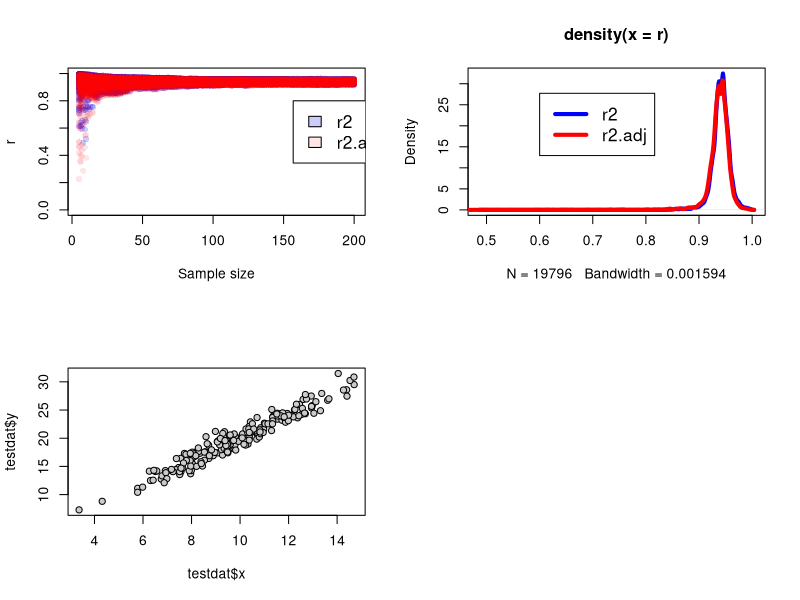
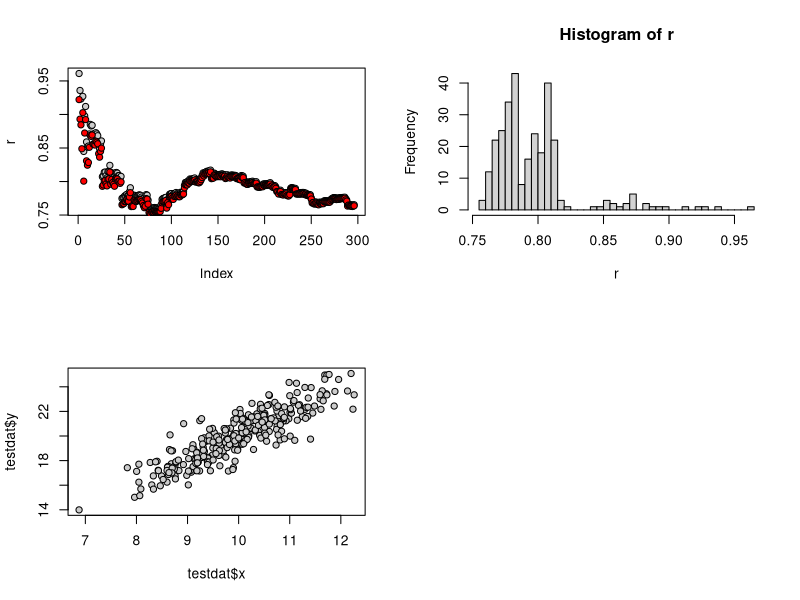

The R source for these figures, in order:
makedata <- function(n, b0=0.1, b1=2, sd.x = 1, sd.e = 0.1) {
    x <- rnorm(n, mean=10,sd=sd.x)
    e <- rnorm(n, sd=sd.e)
    y <- b0 + b1*x + e

    list(
        'y'          = y,
        'x'          = x
    )
}

doReg <- function(y, x) {
    X           <-  matrix(cbind(1, x), ncol=2)
    bHat        <-  (solve(t(X) %*% X)) %*% t(X) %*% y
    yHat        <-  X %*% bHat
    sigmaHatUb  <-  sum((y - (X %*% bHat))^2) / (length(y) - 2)
    stdResid    <-  (y - yHat) / sqrt(sigmaHatUb)
    r2          <- 1 - ((sum((y - yHat)^2)) / (sum((y - mean(y))^2)))
    r2adj       <- r2 - (1 - r2) * (2/(length(x) - 2 - 1))
    list(
        'y'          = y,
        'x'          = x,
        'bHat'       = bHat,
        'yHat'       = yHat,
        'sigmaHatUb' = sigmaHatUb,
        'stdResid'   = stdResid,
        'r2'         = r2,
        'r2adj'      = r2adj
    )
}






col1 <- adjustcolor('blue', alpha=0.2)
col2 <- adjustcolor('red', alpha=0.1)


r <- c()
radj <- c()

for (j in 0:100) {
    testdat <- makedata(n=200, sd.x = 2, sd.e = 1)
    ns <- c(5:length(testdat$x))
    for (i in 1:length(ns)) {
        reg <- doReg(testdat$y[1:ns[i]], testdat$x[1:ns[i]])
        r[(j*length(ns))+i]    <- reg$r2
        radj[(j*length(ns))+i] <- reg$r2adj
    }
}

par(mfrow=c(2,2))
plot(r~rep(ns,times=101), ylim=c(0,1), pch=21, col=NA, bg=col1, xlab="Sample size")
points(radj~rep(ns,times=101), pch=21, col=NA, bg=col2)
legend(x=(length(ns)*0.8), y=0.8,c("r2", "r2.adj"), cex=1.25, pch=21, col=NA, fill=c(col1,col2))
plot(density(r), type='l', lwd=4, col="blue")
lines(density(radj), lwd=4, col="red")
legend(x=0.6, y=(max(density(radj)$y *0.9)),c("r2", "r2.adj"), cex=1.25, lty=1, lwd=4, col=c("blue","red"))
plot(testdat$y~testdat$x, pch=21, bg="grey80")





par(mfrow=c(2,2))
r <- c()
radj <- c()
testdat <- makedata(n=300, sd.e = 1)
ns <- c(5:length(testdat$x))
for (i in 1:length(ns)) {
    reg <- doReg(testdat$y[1:ns[i]], testdat$x[1:ns[i]])
    r[i]    <- reg$r2
    radj[i] <- reg$r2adj
}


plot(r, pch=21, bg='grey80')
points(radj, pch=21, bg='red')
hist(r, breaks=40)
plot(testdat$y ~ testdat$x, pch=21, bg="grey80")
